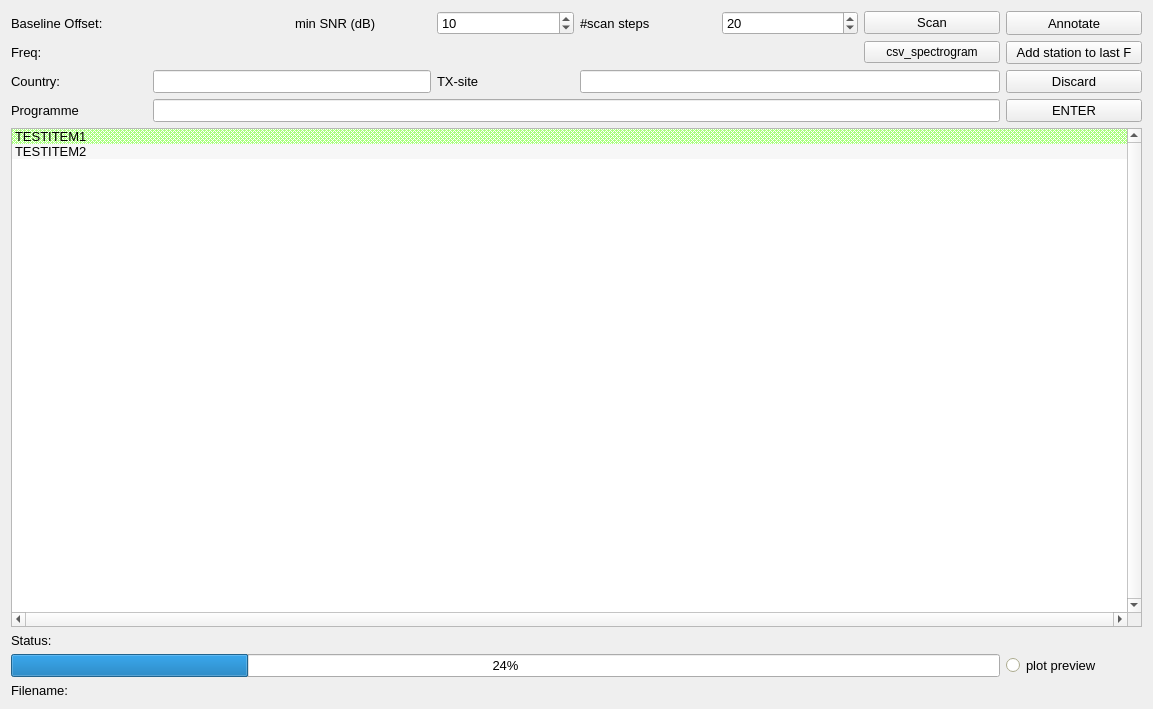
<?xml version="1.0" encoding="UTF-8"?>
<ui version="4.0">
 <class>annotator_widget</class>
 <widget class="QWidget" name="annotator_widget">
  <property name="geometry">
   <rect>
    <x>0</x>
    <y>0</y>
    <width>1153</width>
    <height>709</height>
   </rect>
  </property>
  <property name="sizePolicy">
   <sizepolicy hsizetype="Minimum" vsizetype="Minimum">
    <horstretch>0</horstretch>
    <verstretch>0</verstretch>
   </sizepolicy>
  </property>
  <property name="windowTitle">
   <string>Form</string>
  </property>
  <layout class="QGridLayout" name="gridLayout">
   <item row="0" column="0">
    <layout class="QGridLayout" name="gridLayout_3">
     <property name="sizeConstraint">
      <enum>QLayout::SetMinimumSize</enum>
     </property>
     <item row="5" column="3">
      <widget class="QLabel" name="label_18">
       <property name="sizePolicy">
        <sizepolicy hsizetype="Minimum" vsizetype="Preferred">
         <horstretch>0</horstretch>
         <verstretch>0</verstretch>
        </sizepolicy>
       </property>
       <property name="font">
        <font>
         <pointsize>10</pointsize>
        </font>
       </property>
       <property name="text">
        <string>TX-site</string>
       </property>
      </widget>
     </item>
     <item row="11" column="0" colspan="8">
      <widget class="QLabel" name="label">
       <property name="sizePolicy">
        <sizepolicy hsizetype="Minimum" vsizetype="Minimum">
         <horstretch>0</horstretch>
         <verstretch>0</verstretch>
        </sizepolicy>
       </property>
       <property name="font">
        <font>
         <pointsize>10</pointsize>
        </font>
       </property>
       <property name="text">
        <string>Status:</string>
       </property>
      </widget>
     </item>
     <item row="10" column="0" colspan="8">
      <widget class="QListWidget" name="Annotate_listWidget">
       <property name="sizePolicy">
        <sizepolicy hsizetype="Minimum" vsizetype="Expanding">
         <horstretch>0</horstretch>
         <verstretch>0</verstretch>
        </sizepolicy>
       </property>
       <property name="font">
        <font>
         <pointsize>10</pointsize>
        </font>
       </property>
       <property name="toolTip">
        <string>space for stations list</string>
       </property>
       <property name="verticalScrollBarPolicy">
        <enum>Qt::ScrollBarAlwaysOn</enum>
       </property>
       <property name="horizontalScrollBarPolicy">
        <enum>Qt::ScrollBarAlwaysOn</enum>
       </property>
       <property name="alternatingRowColors">
        <bool>true</bool>
       </property>
       <property name="selectionBehavior">
        <enum>QAbstractItemView::SelectRows</enum>
       </property>
       <property name="movement">
        <enum>QListView::Free</enum>
       </property>
       <item>
        <property name="text">
         <string>TESTITEM1</string>
        </property>
        <property name="background">
         <brush brushstyle="Dense3Pattern">
          <color alpha="255">
           <red>170</red>
           <green>255</green>
           <blue>127</blue>
          </color>
         </brush>
        </property>
        <property name="foreground">
         <brush brushstyle="NoBrush">
          <color alpha="255">
           <red>0</red>
           <green>0</green>
           <blue>50</blue>
          </color>
         </brush>
        </property>
       </item>
       <item>
        <property name="text">
         <string>TESTITEM2</string>
        </property>
       </item>
      </widget>
     </item>
     <item row="13" column="1" colspan="7">
      <widget class="QLabel" name="label_Filename_Annotate">
       <property name="sizePolicy">
        <sizepolicy hsizetype="Minimum" vsizetype="Minimum">
         <horstretch>0</horstretch>
         <verstretch>0</verstretch>
        </sizepolicy>
       </property>
       <property name="font">
        <font>
         <pointsize>10</pointsize>
        </font>
       </property>
       <property name="text">
        <string/>
       </property>
      </widget>
     </item>
     <item row="3" column="0">
      <widget class="QLabel" name="label_6">
       <property name="sizePolicy">
        <sizepolicy hsizetype="Minimum" vsizetype="Minimum">
         <horstretch>0</horstretch>
         <verstretch>0</verstretch>
        </sizepolicy>
       </property>
       <property name="font">
        <font>
         <pointsize>10</pointsize>
        </font>
       </property>
       <property name="toolTip">
        <string>baseline offset , adjustable in Tan 'Scanner'</string>
       </property>
       <property name="text">
        <string>Baseline Offset: </string>
       </property>
      </widget>
     </item>
     <item row="12" column="7">
      <widget class="QRadioButton" name="radioButton_plotpreview">
       <property name="enabled">
        <bool>true</bool>
       </property>
       <property name="sizePolicy">
        <sizepolicy hsizetype="Minimum" vsizetype="Minimum">
         <horstretch>0</horstretch>
         <verstretch>0</verstretch>
        </sizepolicy>
       </property>
       <property name="palette">
        <palette>
         <active>
          <colorrole role="Button">
           <brush brushstyle="SolidPattern">
            <color alpha="255">
             <red>255</red>
             <green>254</green>
             <blue>210</blue>
            </color>
           </brush>
          </colorrole>
          <colorrole role="Midlight">
           <brush brushstyle="SolidPattern">
            <color alpha="255">
             <red>255</red>
             <green>254</green>
             <blue>210</blue>
            </color>
           </brush>
          </colorrole>
          <colorrole role="Base">
           <brush brushstyle="SolidPattern">
            <color alpha="255">
             <red>255</red>
             <green>255</green>
             <blue>255</blue>
            </color>
           </brush>
          </colorrole>
          <colorrole role="Window">
           <brush brushstyle="SolidPattern">
            <color alpha="255">
             <red>255</red>
             <green>254</green>
             <blue>210</blue>
            </color>
           </brush>
          </colorrole>
          <colorrole role="AlternateBase">
           <brush brushstyle="SolidPattern">
            <color alpha="255">
             <red>255</red>
             <green>254</green>
             <blue>210</blue>
            </color>
           </brush>
          </colorrole>
         </active>
         <inactive>
          <colorrole role="Button">
           <brush brushstyle="SolidPattern">
            <color alpha="255">
             <red>240</red>
             <green>240</green>
             <blue>240</blue>
            </color>
           </brush>
          </colorrole>
          <colorrole role="Midlight">
           <brush brushstyle="SolidPattern">
            <color alpha="255">
             <red>227</red>
             <green>227</green>
             <blue>227</blue>
            </color>
           </brush>
          </colorrole>
          <colorrole role="Base">
           <brush brushstyle="SolidPattern">
            <color alpha="255">
             <red>255</red>
             <green>255</green>
             <blue>255</blue>
            </color>
           </brush>
          </colorrole>
          <colorrole role="Window">
           <brush brushstyle="SolidPattern">
            <color alpha="255">
             <red>255</red>
             <green>254</green>
             <blue>210</blue>
            </color>
           </brush>
          </colorrole>
          <colorrole role="AlternateBase">
           <brush brushstyle="SolidPattern">
            <color alpha="255">
             <red>246</red>
             <green>246</green>
             <blue>246</blue>
            </color>
           </brush>
          </colorrole>
         </inactive>
         <disabled>
          <colorrole role="Button">
           <brush brushstyle="SolidPattern">
            <color alpha="255">
             <red>255</red>
             <green>254</green>
             <blue>210</blue>
            </color>
           </brush>
          </colorrole>
          <colorrole role="Midlight">
           <brush brushstyle="SolidPattern">
            <color alpha="255">
             <red>255</red>
             <green>254</green>
             <blue>210</blue>
            </color>
           </brush>
          </colorrole>
          <colorrole role="Base">
           <brush brushstyle="SolidPattern">
            <color alpha="255">
             <red>255</red>
             <green>254</green>
             <blue>210</blue>
            </color>
           </brush>
          </colorrole>
          <colorrole role="Window">
           <brush brushstyle="SolidPattern">
            <color alpha="255">
             <red>255</red>
             <green>254</green>
             <blue>210</blue>
            </color>
           </brush>
          </colorrole>
          <colorrole role="AlternateBase">
           <brush brushstyle="SolidPattern">
            <color alpha="255">
             <red>255</red>
             <green>254</green>
             <blue>210</blue>
            </color>
           </brush>
          </colorrole>
         </disabled>
        </palette>
       </property>
       <property name="font">
        <font>
         <pointsize>10</pointsize>
        </font>
       </property>
       <property name="toolTip">
        <string>allow plotting of spectra during scanning</string>
       </property>
       <property name="text">
        <string>plot preview</string>
       </property>
      </widget>
     </item>
     <item row="12" column="0" colspan="7">
      <widget class="QProgressBar" name="progressBar_2">
       <property name="sizePolicy">
        <sizepolicy hsizetype="Minimum" vsizetype="Minimum">
         <horstretch>0</horstretch>
         <verstretch>0</verstretch>
        </sizepolicy>
       </property>
       <property name="font">
        <font>
         <pointsize>10</pointsize>
        </font>
       </property>
       <property name="value">
        <number>24</number>
       </property>
      </widget>
     </item>
     <item row="13" column="0">
      <widget class="QLabel" name="label_11">
       <property name="sizePolicy">
        <sizepolicy hsizetype="Minimum" vsizetype="Minimum">
         <horstretch>0</horstretch>
         <verstretch>0</verstretch>
        </sizepolicy>
       </property>
       <property name="font">
        <font>
         <pointsize>10</pointsize>
        </font>
       </property>
       <property name="text">
        <string>Filename:</string>
       </property>
      </widget>
     </item>
     <item row="6" column="0">
      <widget class="QLabel" name="label_17">
       <property name="sizePolicy">
        <sizepolicy hsizetype="Minimum" vsizetype="Minimum">
         <horstretch>0</horstretch>
         <verstretch>0</verstretch>
        </sizepolicy>
       </property>
       <property name="font">
        <font>
         <pointsize>10</pointsize>
        </font>
       </property>
       <property name="text">
        <string>Programme</string>
       </property>
      </widget>
     </item>
     <item row="5" column="0">
      <widget class="QLabel" name="label_16">
       <property name="sizePolicy">
        <sizepolicy hsizetype="Minimum" vsizetype="Minimum">
         <horstretch>0</horstretch>
         <verstretch>0</verstretch>
        </sizepolicy>
       </property>
       <property name="font">
        <font>
         <pointsize>10</pointsize>
        </font>
       </property>
       <property name="text">
        <string>Country:</string>
       </property>
      </widget>
     </item>
     <item row="6" column="1" colspan="6">
      <widget class="QLineEdit" name="lineEdit">
       <property name="sizePolicy">
        <sizepolicy hsizetype="Minimum" vsizetype="Fixed">
         <horstretch>0</horstretch>
         <verstretch>0</verstretch>
        </sizepolicy>
       </property>
       <property name="font">
        <font>
         <pointsize>10</pointsize>
        </font>
       </property>
       <property name="text">
        <string/>
       </property>
      </widget>
     </item>
     <item row="5" column="1" colspan="2">
      <widget class="QLineEdit" name="lineEdit_Country">
       <property name="sizePolicy">
        <sizepolicy hsizetype="Minimum" vsizetype="Fixed">
         <horstretch>0</horstretch>
         <verstretch>0</verstretch>
        </sizepolicy>
       </property>
       <property name="font">
        <font>
         <pointsize>10</pointsize>
        </font>
       </property>
       <property name="text">
        <string/>
       </property>
      </widget>
     </item>
     <item row="4" column="0">
      <widget class="QLabel" name="labelFrequency">
       <property name="sizePolicy">
        <sizepolicy hsizetype="Minimum" vsizetype="Minimum">
         <horstretch>0</horstretch>
         <verstretch>0</verstretch>
        </sizepolicy>
       </property>
       <property name="font">
        <font>
         <pointsize>10</pointsize>
        </font>
       </property>
       <property name="text">
        <string>Freq:</string>
       </property>
      </widget>
     </item>
     <item row="5" column="4" colspan="3">
      <widget class="QLineEdit" name="lineEdit_TX_Site">
       <property name="sizePolicy">
        <sizepolicy hsizetype="Minimum" vsizetype="Fixed">
         <horstretch>0</horstretch>
         <verstretch>0</verstretch>
        </sizepolicy>
       </property>
       <property name="font">
        <font>
         <pointsize>10</pointsize>
        </font>
       </property>
       <property name="text">
        <string/>
       </property>
      </widget>
     </item>
     <item row="3" column="7">
      <widget class="QPushButton" name="pushButtonAnnotate">
       <property name="sizePolicy">
        <sizepolicy hsizetype="Minimum" vsizetype="Minimum">
         <horstretch>0</horstretch>
         <verstretch>0</verstretch>
        </sizepolicy>
       </property>
       <property name="font">
        <font>
         <pointsize>10</pointsize>
        </font>
       </property>
       <property name="toolTip">
        <string>assign peaks to candidates of stations</string>
       </property>
       <property name="text">
        <string>Annotate</string>
       </property>
      </widget>
     </item>
     <item row="3" column="6">
      <widget class="QPushButton" name="pushButton_Scan">
       <property name="font">
        <font>
         <pointsize>10</pointsize>
        </font>
       </property>
       <property name="toolTip">
        <string>Scan record, extract peaks with SNR &gt; min SNR</string>
       </property>
       <property name="text">
        <string>Scan</string>
       </property>
      </widget>
     </item>
     <item row="3" column="5">
      <widget class="QSpinBox" name="spinBoxNumScan">
       <property name="font">
        <font>
         <pointsize>10</pointsize>
        </font>
       </property>
       <property name="toolTip">
        <string>number of evaluation steps when scanning record for peaks</string>
       </property>
       <property name="keyboardTracking">
        <bool>false</bool>
       </property>
       <property name="value">
        <number>20</number>
       </property>
      </widget>
     </item>
     <item row="3" column="4">
      <widget class="QLabel" name="label_2">
       <property name="sizePolicy">
        <sizepolicy hsizetype="Minimum" vsizetype="Preferred">
         <horstretch>0</horstretch>
         <verstretch>0</verstretch>
        </sizepolicy>
       </property>
       <property name="font">
        <font>
         <pointsize>10</pointsize>
        </font>
       </property>
       <property name="toolTip">
        <string>number of evaluation steps when scanning record for peaks</string>
       </property>
       <property name="text">
        <string>#scan steps</string>
       </property>
      </widget>
     </item>
     <item row="3" column="3">
      <widget class="QSpinBox" name="spinBoxminSNR">
       <property name="font">
        <font>
         <pointsize>10</pointsize>
        </font>
       </property>
       <property name="toolTip">
        <string>minimum SNR for auto-selection of peaks</string>
       </property>
       <property name="keyboardTracking">
        <bool>false</bool>
       </property>
       <property name="minimum">
        <number>0</number>
       </property>
       <property name="maximum">
        <number>100</number>
       </property>
       <property name="singleStep">
        <number>5</number>
       </property>
       <property name="value">
        <number>10</number>
       </property>
      </widget>
     </item>
     <item row="3" column="2">
      <widget class="QLabel" name="label_3">
       <property name="sizePolicy">
        <sizepolicy hsizetype="Minimum" vsizetype="Preferred">
         <horstretch>0</horstretch>
         <verstretch>0</verstretch>
        </sizepolicy>
       </property>
       <property name="font">
        <font>
         <pointsize>10</pointsize>
        </font>
       </property>
       <property name="toolTip">
        <string>minimum SNR for auto-selection of peaks</string>
       </property>
       <property name="text">
        <string>min SNR (dB)</string>
       </property>
      </widget>
     </item>
     <item row="6" column="7">
      <widget class="QPushButton" name="pushButtonENTER">
       <property name="sizePolicy">
        <sizepolicy hsizetype="Minimum" vsizetype="Minimum">
         <horstretch>0</horstretch>
         <verstretch>0</verstretch>
        </sizepolicy>
       </property>
       <property name="font">
        <font>
         <pointsize>10</pointsize>
        </font>
       </property>
       <property name="toolTip">
        <string>Accept and transfer to annotation yaml</string>
       </property>
       <property name="text">
        <string>ENTER</string>
       </property>
       <property name="shortcut">
        <string>Return</string>
       </property>
      </widget>
     </item>
     <item row="5" column="7">
      <widget class="QPushButton" name="pushButtonDiscard">
       <property name="font">
        <font>
         <pointsize>10</pointsize>
        </font>
       </property>
       <property name="toolTip">
        <string>ignore current table and proceed to next frequency</string>
       </property>
       <property name="text">
        <string>Discard</string>
       </property>
       <property name="shortcut">
        <string>Alt+Right</string>
       </property>
      </widget>
     </item>
     <item row="4" column="7">
      <widget class="QPushButton" name="annotate_pushButtonBack">
       <property name="font">
        <font>
         <pointsize>10</pointsize>
        </font>
       </property>
       <property name="toolTip">
        <string>Add a station to the last frequency (e.g. interference)</string>
       </property>
       <property name="autoFillBackground">
        <bool>true</bool>
       </property>
       <property name="text">
        <string>Add station to last F</string>
       </property>
       <property name="shortcut">
        <string>Alt+Left</string>
       </property>
      </widget>
     </item>
     <item row="4" column="6">
      <widget class="QPushButton" name="pushButton_spectrogram">
       <property name="text">
        <string>csv_spectrogram</string>
       </property>
      </widget>
     </item>
    </layout>
   </item>
  </layout>
 </widget>
 <resources/>
 <connections/>
</ui>
